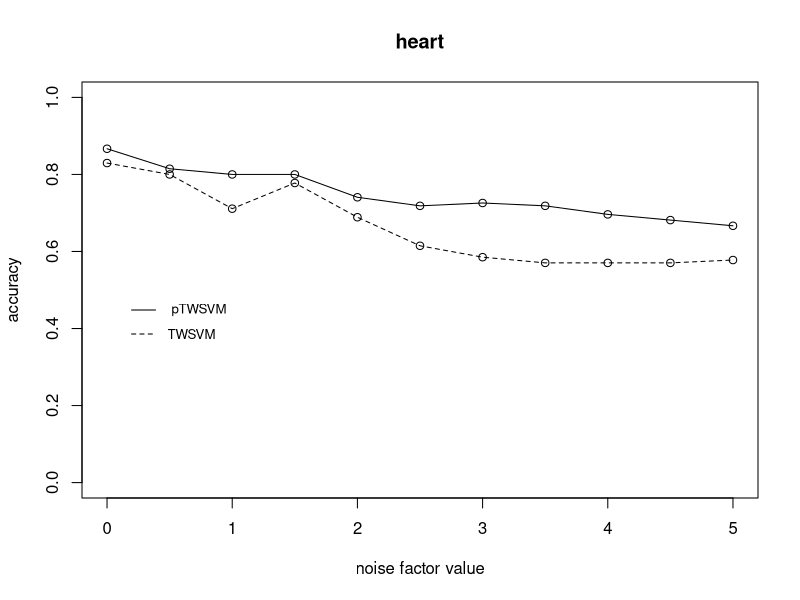

The R source for this figure:
nValue <-c(0,	0.5,	1,	1.5,	2,	2.5,	3,	3.5,	4,	4.5, 5);
pTWSVM_heart<-c(0.8667,	0.8148,	0.8,	0.8,	0.7407,	0.7185,	0.7259,	0.7185,	0.6963,	0.6815,	0.6667);
TWSVM_heart<-c(0.8296,	0.8,	0.7111,	0.7778,	0.6889,	0.6148,	0.5852,	0.5704,	0.5704,	0.5704,	0.5778);

plot(nValue,pTWSVM_heart,xlab = "noise factor value",ylab = "accuracy",ylim=c(0,1),type='o');
lines(nValue,TWSVM_heart,xlab = "noise factor value",ylab = "accuracy",ylim=c(0,1),type='o',lty=2);
title('heart');
legend(0.1,0.5,expression(" pTWSVM" , "TWSVM "  ),lty=1:2,box.lty=0,cex = 0.8,y.intersp=1.5);



